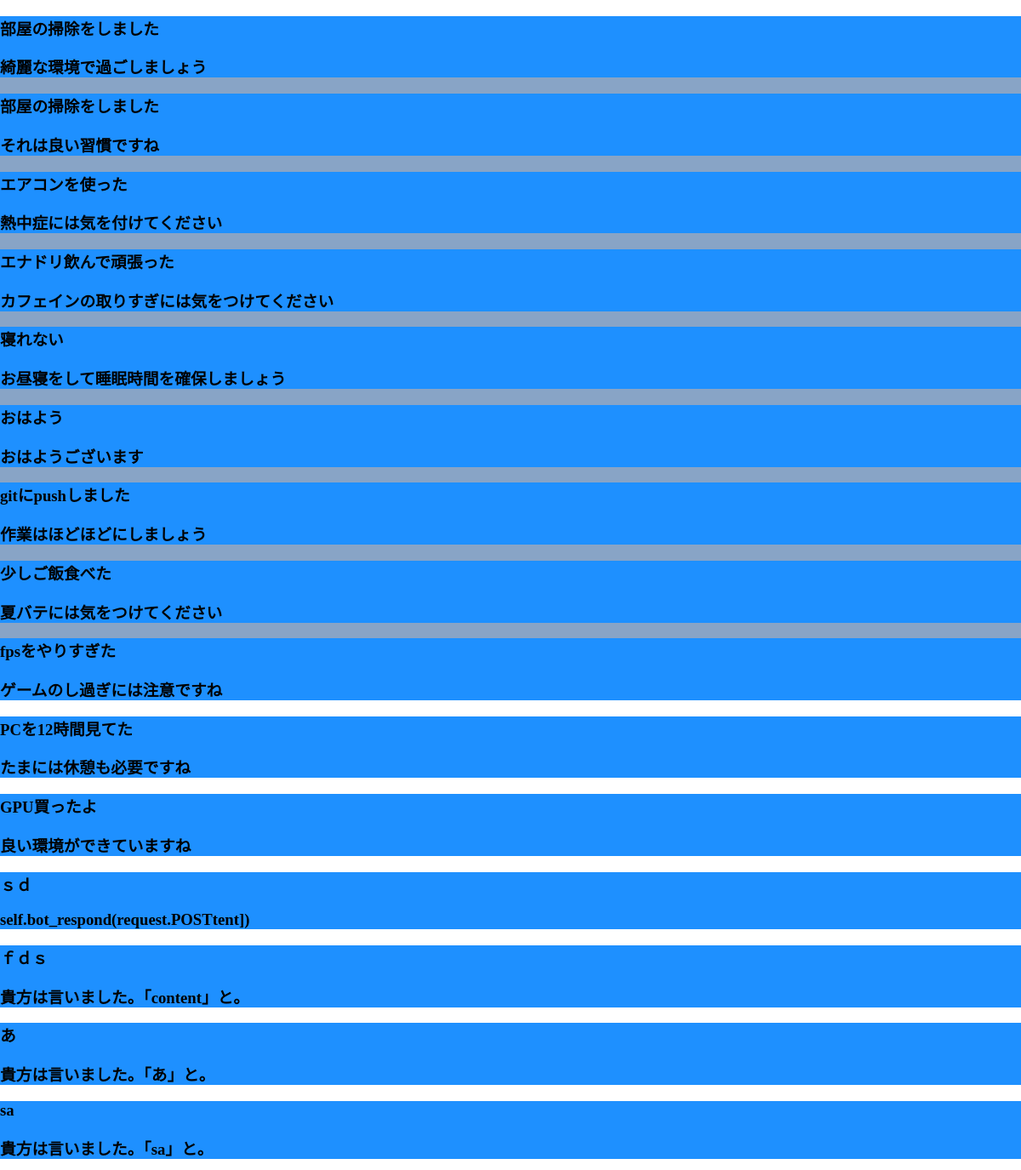
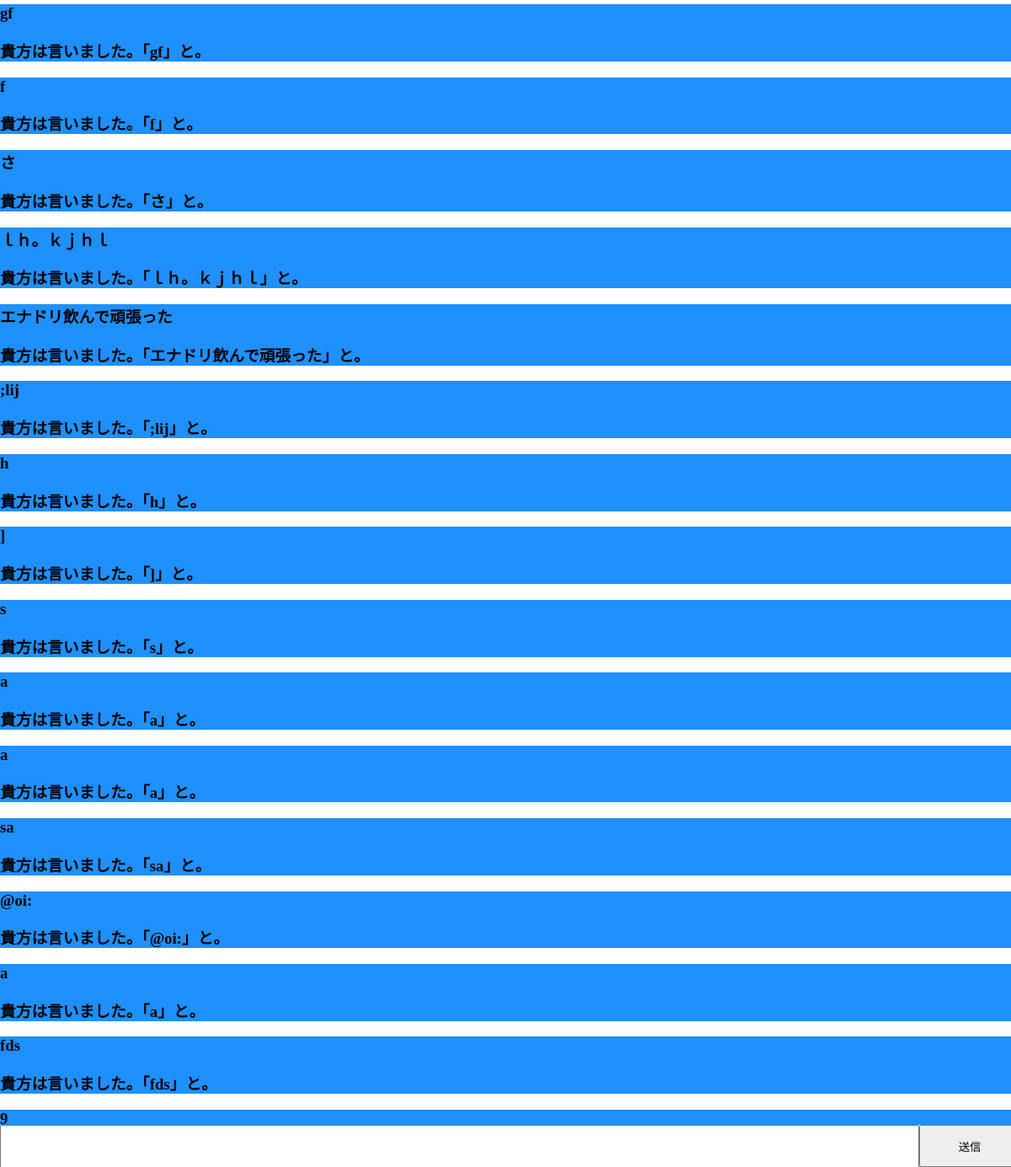
Page /chat/ on the committed database (2 pictures, top to bottom).
### chat/models.py (models this page shows, shortened)
class Message(models.Model):
    content = models.CharField(max_length=300)
    respond = models.CharField(max_length=300)
    pub_data = models.DateTimeField(auto_now_add=True)
    class Meta:
        ordering = ('pub_data',)

### chat/views.py (the view, shortened to what this page needs)
# urls.py: path('', MessageView.as_view(), name='chat_bot_message'),
class MessageView(TemplateView):
    def __init__(self):
        self.params = {
        }
    def get(self, request):
        data = Message.objects.all()
        self.params = {
            'data': data,
            'form' : MessageForm(),
        }
        return render(request, 'chat/chat.html', self.params)

### chat/forms.py
class MessageForm(forms.ModelForm):
    class Meta:
        model = Message
        fields = ['content']

### chat/templates/chat/chat.html (shortened to what this page needs)
{% extends "base/index.html" %}
{% load static %}
{% block cssJs %}<link rel="stylesheet" type="text/css" href="{% static 'chat/css/chat.css' %}">{% endblock %}
{% block content %}
  <div class="ChatLog">
    {% for item in data %}
    <div class="Log">
      <div class="SendMessage">
        <h3 class="float-right">{{ item.content }}</h3>
      </div>
      <div class="ReplyMessage">
        <h3>{{ item.respond }}</h3>
      </div>
    </div>
    {% endfor %}
  </div>
  <div class="fixedBottom">
    <form action="{% url 'chat_bot_message' %}" method="POST">
      {% csrf_token %} {{ form }}
      <button type="submit" value="click">送信</button>
    </form>
  </div>
{% endblock %}

### base/templates/base/index.html (shortened to what this page needs)
<!DOCTYPE html>
{% load static %}
<html>
<head>
  <link rel="stylesheet" type="text/css" href="{% static 'base/css/index.css' %}">
  {% block cssJs %}{% endblock %}
</head>
<body>
  <main>{% block content %}{% endblock %}</main>
</body>
</html>

### base/static/base/css/index.css (style rules this page uses)
html { height: 100%; }
body { margin: unset; height: 100%; }
main { height: 100%; }

### chat/static/chat/css/chat.css (style rules this page uses)
main { background: #88a4c6; position: relative; padding-bottom: 50px; box-sizing: border-box; }
.Log { background: dodgerblue; }
.fixedBottom { width: 100%; height: 50px; background: white; position: fixed; bottom: 0; }
form,input { width: 95%; height: 100%; }
button { position: absolute; width: 10%; height: 100%; }

### rows in the picture
Message: content "部屋の掃除をしました", respond "綺麗な環境で過ごしましょう"
Message: content "部屋の掃除をしました", respond "それは良い習慣ですね"
Message: content "エアコンを使った", respond "熱中症には気を付けてください"
Message: content "エナドリ飲んで頑張った", respond "カフェインの取りすぎには気をつけてください"
Message: content "寝れない", respond "お昼寝をして睡眠時間を確保しましょう"
Message: content "おはよう", respond "おはようございます"
Message: content "gitにpushしました", respond "作業はほどほどにしましょう"
Message: content "少しご飯食べた", respond "夏バテには気をつけてください"
Message: content "fpsをやりすぎた", respond "ゲームのし過ぎには注意ですね"
Message: content "PCを12時間見てた", respond "たまには休憩も必要ですね"
Message: content "GPU買ったよ", respond "良い環境ができていますね"
Message: content "ｓｄ", respond "self.bot_respond(request.POSTtent])"
Message: content "ｆｄｓ", respond "貴方は言いました。「content」と。"
Message: content "あ", respond "貴方は言いました。「あ」と。"
Message: content "sa", respond "貴方は言いました。「sa」と。"
Message: content "gf", respond "貴方は言いました。「gf」と。"
Message: content "f", respond "貴方は言いました。「f」と。"
Message: content "さ", respond "貴方は言いました。「さ」と。"
Message: content "ｌｈ。ｋｊｈｌ", respond "貴方は言いました。「ｌｈ。ｋｊｈｌ」と。"
Message: content "エナドリ飲んで頑張った", respond "貴方は言いました。「エナドリ飲んで頑張った」と。"
Message: content ";lij", respond "貴方は言いました。「;lij」と。"
Message: content "h", respond "貴方は言いました。「h」と。"
Message: content "]", respond "貴方は言いました。「]」と。"
Message: content "s", respond "貴方は言いました。「s」と。"
Message: content "a", respond "貴方は言いました。「a」と。"
Message: content "a", respond "貴方は言いました。「a」と。"
Message: content "sa", respond "貴方は言いました。「sa」と。"
Message: content "@oi:", respond "貴方は言いました。「@oi:」と。"
Message: content "a", respond "貴方は言いました。「a」と。"
Message: content "fds", respond "貴方は言いました。「fds」と。"
Message: content "9"
